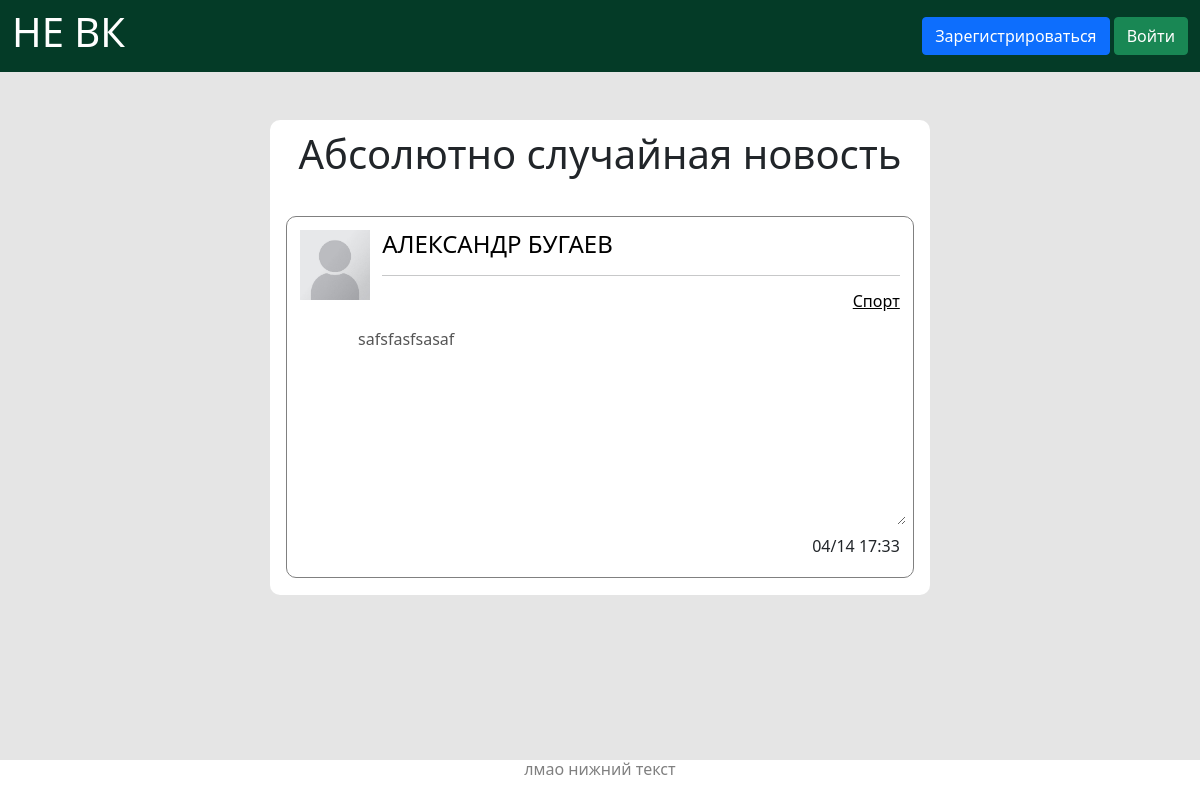
The page / on the database its author committed.
### data/models/users.py (models this page shows, shortened)
class Users(SqlAlchemyBase, UserMixin, SerializerMixin):
    __tablename__ = 'users'
    id = sqlalchemy.Column(sqlalchemy.Integer,
                           primary_key=True, autoincrement=True)
    surname = sqlalchemy.Column(sqlalchemy.String)
    name = sqlalchemy.Column(sqlalchemy.String)
    email = sqlalchemy.Column(sqlalchemy.String, unique=True)
    hashed_password = sqlalchemy.Column(sqlalchemy.String)
    about = sqlalchemy.Column(sqlalchemy.String, nullable=True)
    hometown = sqlalchemy.Column(sqlalchemy.String)
    birthday = sqlalchemy.Column(sqlalchemy.Date)
    image = sqlalchemy.Column(sqlalchemy.String, default='/static/img/0.jpeg')
    subscriptions = sqlalchemy.Column(sqlalchemy.String, default='')  # подписки пользователя
    subscribers = sqlalchemy.Column(sqlalchemy.String, default='')  # подписчики
    subs_count = sqlalchemy.Column(sqlalchemy.Integer, default=0)  # количество подписчиков
    liked_news = sqlalchemy.Column(sqlalchemy.String, default='')  # понравившиеся записи
    news = orm.relation("News", back_populates='user')
    comments = orm.relation("Comments", back_populates='user')

### data/models/news.py (models this page shows)
class News(SqlAlchemyBase, SerializerMixin):
    __tablename__ = 'news'
    id = sqlalchemy.Column(sqlalchemy.Integer,
                           primary_key=True, autoincrement=True)
    creator = sqlalchemy.Column(sqlalchemy.Integer, sqlalchemy.ForeignKey('users.id'))
    title = sqlalchemy.Column(sqlalchemy.String)
    category = sqlalchemy.Column(sqlalchemy.String)
    content = sqlalchemy.Column(sqlalchemy.String)
    likes = sqlalchemy.Column(sqlalchemy.Integer, default=0)
    datetime = sqlalchemy.Column(sqlalchemy.DateTime)
    string_dt = sqlalchemy.Column(sqlalchemy.String)
    user = orm.relation('Users')

### main.py (the view)
@app.route('/')
def welcome():
    if current_user.is_authenticated:
        return redirect('/news')
    session = create_session()
    news = session.query(News).all()
    if news:
        return render_template('welcome.html', title='НЕ ВК.com', new=random.choice(news))
    return render_template('base.html', title='НЕ ВК.com')

### data/models/db_session.py (called while the page is built)
def create_session() -> Session:
    global __factory
    return __factory()

### templates/welcome.html
{% extends "base.html" %}
{% block content %}
<div class="block" style="margin-left: auto; margin-right: auto;">
    <h1>Абсолютно случайная новость</h1>
    <br>
    <div class="content">
        <a style="text-decoration: none; color: black;" href="/users/{{ new.creator }}">
            <img src="{{ new.user.image }}" class="icon" align="left">
            <h4 class="alert-heading">{{ new.user.name }} {{ new.user.surname }}</h4>
        </a>
        <hr>
        <h6 style="text-align: right"><a style="color: black;" href="/news/{{ new.category }}">{{ new.category }}</a></h6>
        <textarea class="new" disabled>
            {{ new.content }}
        </textarea>
        <h6 style="text-align: right;">{{ new.string_dt }}</h6>
    </div>
</div>
{% endblock %}

### static/style.css (style rules this page uses)
h1 { text-align: center; }
h6 { text-align: center; }
div.block { margin-left: 16%; margin-right: auto; margin-bottom: 100px; max-width: 55%; padding: 10px; border-radius: 10px; background-color: #FFFFFF; }
div.content { margin: 1%; padding: 2%; border: 1px solid grey; border-radius: 10px; }
textarea.new { border: 0px; margin: 1%; width: 100%; height: 200px; resize: height; background-color: #FFFFFF; }
img.icon { width: 70px; height: 70px; margin-right: 2%; }

### rows shown on the page
Users: user.image (picture), user.name "АЛЕКСАНДР", user.surname "БУГАЕВ"
News: category "Спорт", content "safsfasfsasaf", string_dt "04/14 17:33"
